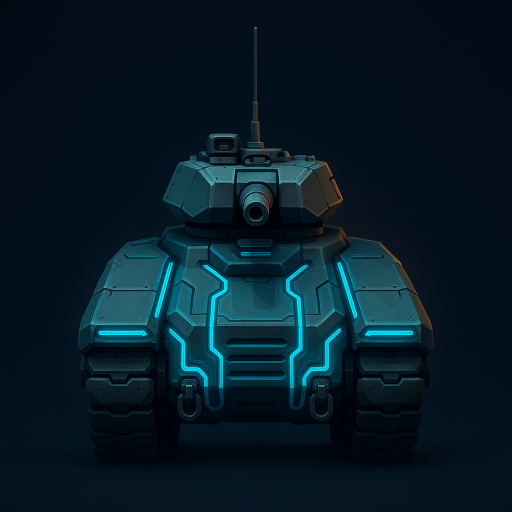
#> input picture docs/assets/concept-art/full/alliance_unit_LightTank.png, 1024 x 1024 px, found by its file name (shown at 1/2 size)
$ python build_styleplate.py
#> lines starting #> are read from the running program, lines starting #| are printed output that depends on the picture
#!/usr/bin/env python3
"""Baut je Fraktion eine Stilplatte aus Innenausschnitten gelungener Assets.

Zweck: Dem Bildmodell Material, Farbwelt, Leuchtlinien-Anmutung und Malweise
vorgeben, OHNE ihm eine Silhouette zum Abmalen zu liefern. Deshalb werden
ausschliesslich Bildmitten ausgeschnitten - nie Kanten, nie Umrisse.
"""

import pathlib
import random
from PIL import Image, ImageFilter

ROOT = pathlib.Path(__file__).parent
IMG = ROOT / "img"
OUT = ROOT / "style"
OUT.mkdir(exist_ok=True)

# Quellen bewusst nur aus Bildern, die stilistisch sitzen.
SOURCES = {
    "alliance": ["alliance_unit_LightTank.png", "alliance_building_HQ.png",
                 "alliance_building_VehicleFactory.png", "alliance_building_Storage.png"],
    "legion": ["legion_unit_LightTank.png", "legion_building_Power.png",
               "legion_building_Refinery.png", "legion_building_ResearchLab.png"],
}

PLATE = 1024
GRID = 4          # 4x4 Kacheln
TILE = PLATE // GRID
# Nur aus dem mittleren Bereich schneiden: dort ist Objektoberflaeche,
# kein Umriss und kein Hintergrund.
SAFE = (0.34, 0.48, 0.66, 0.78)


def patches(path: pathlib.Path, count: int, rng: random.Random) -> list[Image.Image]:
#> called with count = 5
    im = Image.open(path).convert("RGB")
#> im is the input picture: PIL image 1024x1024 RGB; mean R, G, B 6.1, 26.7, 38.2
    w, h = im.size
#> w = 1024; h = 1024
    x0, y0, x1, y1 = int(w*SAFE[0]), int(h*SAFE[1]), int(w*SAFE[2]), int(h*SAFE[3])
#> x0 = 348; y0 = 491; x1 = 675; y1 = 798
    out = []
    for _ in range(count):
        size = rng.randint(int(TILE*0.7), int(TILE*1.05))
        size = min(size, x1-x0, y1-y0)
        px = rng.randint(x0, x1-size)
        py = rng.randint(y0, y1-size)
        out.append(im.crop((px, py, px+size, py+size)).resize((TILE, TILE), Image.LANCZOS))
#> after the loop, out = 5 items
    return out


def build(faction: str) -> pathlib.Path:
    rng = random.Random(hash(faction) & 0xFFFF)
    tiles: list[Image.Image] = []
    per = (GRID*GRID) // len(SOURCES[faction]) + 1
    for name in SOURCES[faction]:
        p = IMG / name
        if p.exists():
            tiles += patches(p, per, rng)
#> tiles = 5 items
    rng.shuffle(tiles)
    tiles = tiles[:GRID*GRID]

    plate = Image.new("RGB", (PLATE, PLATE), (11, 16, 23))
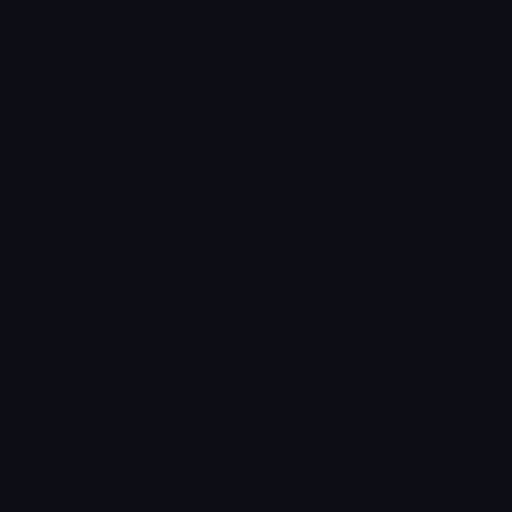
#> plate: PIL image 1024x1024 RGB (shown at 1/2 size); mean R, G, B 11, 16, 23
    for i, t in enumerate(tiles):
        plate.paste(t, ((i % GRID)*TILE, (i // GRID)*TILE))
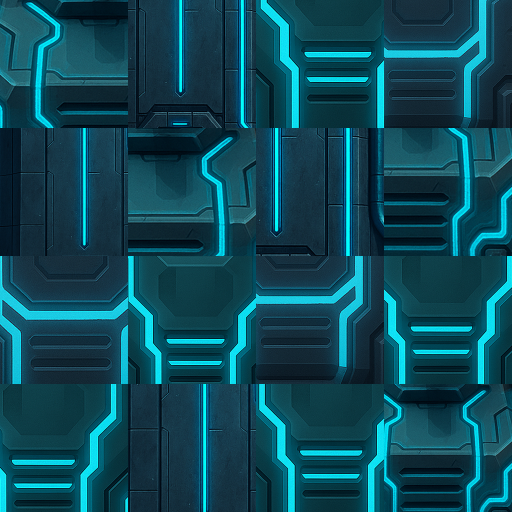
#> plate: PIL image 1024x1024 RGB (shown at 1/2 size); mean R, G, B 13.3, 73.6, 89
    # Leichte Weichzeichnung an den Kachelgrenzen, damit das Raster nicht
    # selbst als Struktur gelesen und mitkopiert wird.
    plate = plate.filter(ImageFilter.GaussianBlur(0.6))
    dst = OUT / f"styleplate_{faction}.png"
    plate.save(dst)
    return dst


if __name__ == "__main__":
    for f in SOURCES:
        d = build(f)
#> (the run stopped early here; a loop or call above may not have finished)

$ run again, with docs/assets/concept-art/full/alliance_building_Barracks.png copied over docs/assets/concept-art/full/alliance_unit_LightTank.png
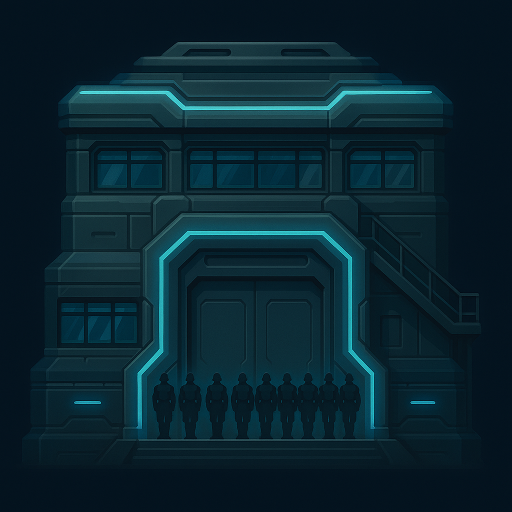
#> input picture docs/assets/concept-art/full/alliance_building_Barracks.png, 1024 x 1024 px, found by its file name (shown at 1/2 size)
#> in patches, im is the input picture: PIL image 1024x1024 RGB; mean R, G, B 9.4, 36.2, 47
#> after the loop in patches, `for _ in range(count):`: out = 5 items
#> after the loop in build, `for i, t in enumerate(tiles):`:
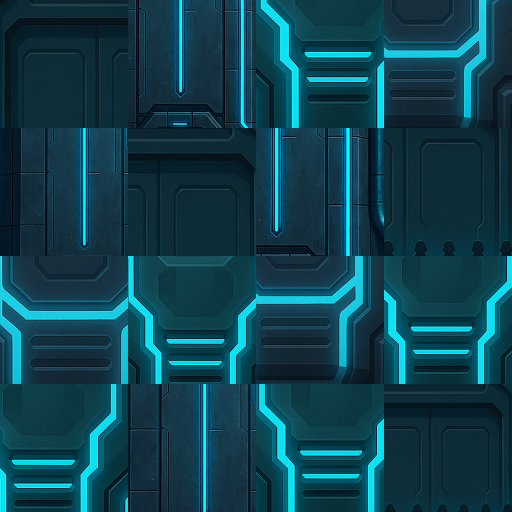
#> plate: PIL image 1024x1024 RGB (shown at 1/2 size); mean R, G, B 13.1, 65.4, 79.7

$ run again, with docs/assets/concept-art/full/alliance_building_DefensePlatform.png copied over docs/assets/concept-art/full/alliance_unit_LightTank.png
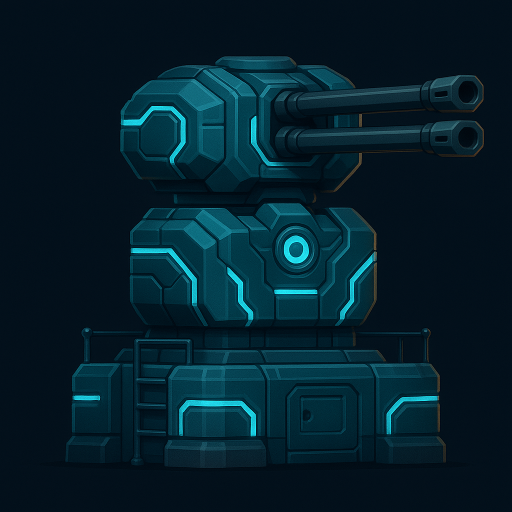
#> input picture docs/assets/concept-art/full/alliance_building_DefensePlatform.png, 1024 x 1024 px, found by its file name (shown at 1/2 size)
#> in patches, im is the input picture: PIL image 1024x1024 RGB; mean R, G, B 3.9, 31.3, 43.1
#> after the loop in patches, `for _ in range(count):`: out = 5 items
#> after the loop in build, `for i, t in enumerate(tiles):`:
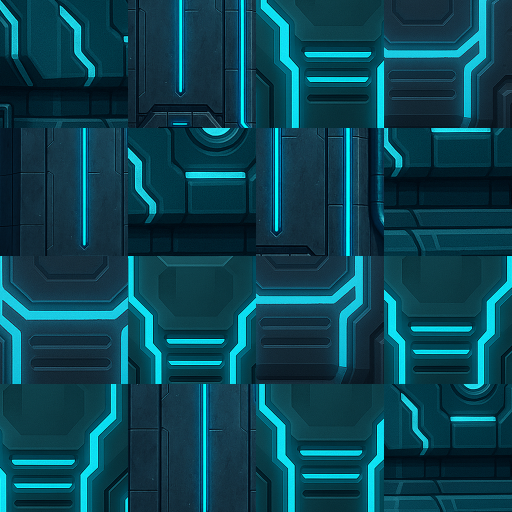
#> plate: PIL image 1024x1024 RGB (shown at 1/2 size); mean R, G, B 11.1, 68.7, 83.8

$ run again, with docs/assets/concept-art/full/alliance_building_Power.png copied over docs/assets/concept-art/full/alliance_unit_LightTank.png
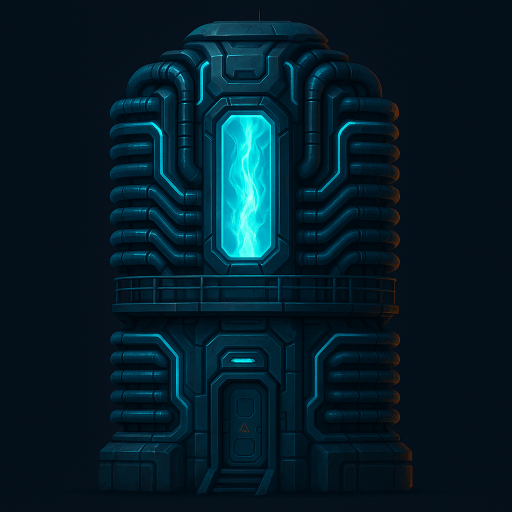
#> input picture docs/assets/concept-art/full/alliance_building_Power.png, 1024 x 1024 px, found by its file name (shown at 1/2 size)
#> in patches, im is the input picture: PIL image 1024x1024 RGB; mean R, G, B 3.7, 28.3, 40.2
#> after the loop in patches, `for _ in range(count):`: out = 5 items
#> after the loop in build, `for i, t in enumerate(tiles):`:
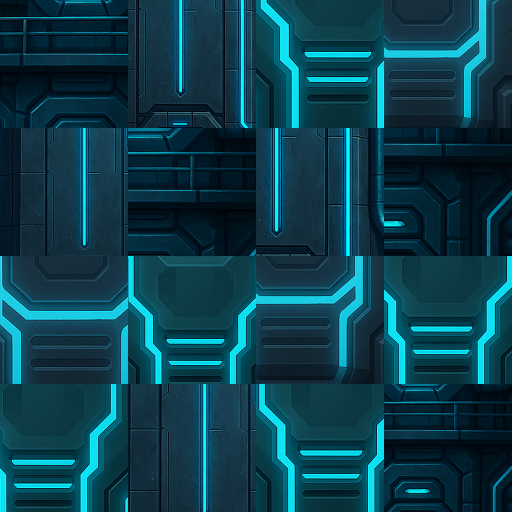
#> plate: PIL image 1024x1024 RGB (shown at 1/2 size); mean R, G, B 10.5, 62.9, 78.1
